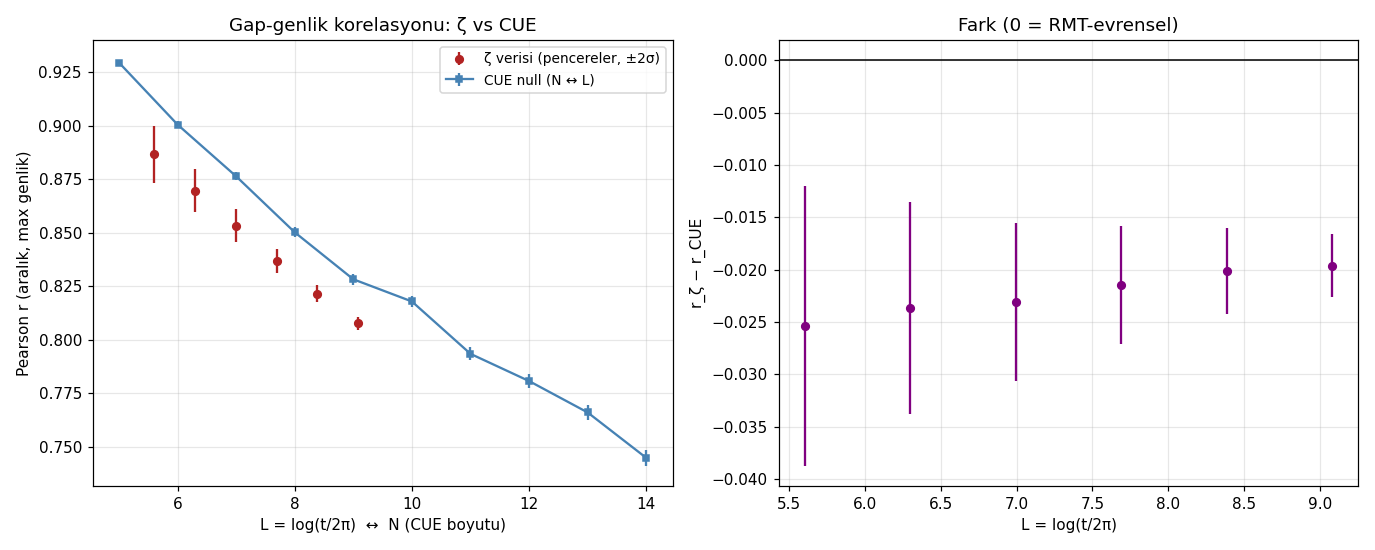

Generate this figure with Python:
"""
39 — CUE NULL: GAP-GENLİK KORELASYONU RMT-EVRENSEL Mİ? (16 Ağustos 2026)
=========================================================================

Soru (Mayıs'ın 2. açık adımı): r=0.83'ün ne kadarı "beklenen"?

29'daki Gaussian-PSD null spektrumu tutuyordu ama sıfır-yapısını tutmuyordu
(r_null = 0.505, gerçek 0.825, +6.67σ). Daha keskin null: CUE karakteristik
polinomu — Keating–Snaith'ten beri ζ'nın kritik doğru modeli. GUE itmesini
VE genlik yapısını birlikte içerir.

Model: N×N Haar-random üniter U, özfaz φ_j; |Λ(θ)| = Π_k 2|sin((θ-φ_k)/2)|.
Yükseklik t'deki ζ ↔ N ≈ L = log(t/2π) boyutlu CUE (yoğunluk eşleme).

Test: her N için (özfaz aralığı, aralıktaki max|Λ|) Pearson r'si.
ζ tarafı: 36_T100k verisi, log-pencerelerde aynı r (pencere içinde L≈sabit,
normalizasyon Pearson'ı değiştirmez).

  r_CUE(N≈L) ≈ r_ζ(L)  → korelasyon RMT-evrensel (asal gerekmez)
  r_CUE ≠ r_ζ           → fark ζ-özgü (aritmetik) yapı
"""

import numpy as np
import matplotlib.pyplot as plt
from pathlib import Path
from scipy.stats import pearsonr, spearmanr

rng = np.random.default_rng(39)
HERE = Path(__file__).resolve().parent

# ---------------------------------------------------------------
# 1) ZETA TARAFI — pencere bazlı r (36 verisi)
# ---------------------------------------------------------------
d = np.load(HERE / "36_T100k.npz")
gaps_z, amps_z, t_mid = d["intervals"], d["max_amps"], d["t_mid"]
Lz = np.log(t_mid / (2 * np.pi))

n_w = 12
edges = np.geomspace(t_mid[0], t_mid[-1] * 1.0001, n_w + 1)
zw = []
for i in range(n_w):
    m = (t_mid >= edges[i]) & (t_mid < edges[i + 1])
    if m.sum() < 500:
        continue
    r, _ = pearsonr(gaps_z[m], amps_z[m])
    rs, _ = spearmanr(gaps_z[m], amps_z[m])
    se = (1 - r**2) / np.sqrt(m.sum())
    zw.append((Lz[m].mean(), r, rs, se, m.sum()))
zw_L, zw_r, zw_rs, zw_se, zw_n = map(np.array, zip(*zw))

# tüm veri, normalize aralıkla (27 konvansiyonu)
rho = Lz / (2 * np.pi)
r_all, _ = pearsonr(gaps_z * rho, amps_z)
r_raw, _ = pearsonr(gaps_z, amps_z)
print("ZETA (100k aralık, T≤75k):")
print(f"  tüm veri: r_raw = {r_raw:.4f}, r_norm = {r_all:.4f}")
print(f"  pencere r aralığı: {zw_r.min():.3f} … {zw_r.max():.3f}  (L: {zw_L.min():.1f}…{zw_L.max():.1f})\n")

# ---------------------------------------------------------------
# 2) CUE TARAFI
# ---------------------------------------------------------------
def haar_unitary_batch(M, N):
    G = (rng.standard_normal((M, N, N)) + 1j * rng.standard_normal((M, N, N))) / np.sqrt(2)
    Q, R = np.linalg.qr(G)
    diag = np.einsum("mii->mi", R)
    return Q * (diag / np.abs(diag))[:, None, :]

def cue_gap_max(N, n_gaps_target=60000, grid=48, chunk=1500):
    """Her matriste N (döngüsel) aralık: (aralık, max|Λ|) çiftleri."""
    M = int(np.ceil(n_gaps_target / N))
    all_gaps, all_maxs = [], []
    for start in range(0, M, chunk):
        m = min(chunk, M - start)
        U = haar_unitary_batch(m, N)
        phases = np.sort(np.angle(np.linalg.eigvals(U)), axis=1)  # (m,N) ∈ (-π,π]
        # döngüsel aralıklar
        gaps = np.diff(np.concatenate([phases, phases[:, :1] + 2 * np.pi], axis=1), axis=1)  # (m,N)
        # aralık içi grid (uçlar hariç)
        u = (np.arange(1, grid + 1) / (grid + 1))  # (grid,)
        theta = phases[:, :, None] + gaps[:, :, None] * u[None, None, :]  # (m,N,grid)
        # |Λ(θ)| = Π_k 2|sin((θ-φ_k)/2)|
        diff = theta[:, :, :, None] - phases[:, None, None, :]  # (m,N,grid,N)
        amp = np.prod(2 * np.abs(np.sin(diff / 2)), axis=-1)  # (m,N,grid)
        all_gaps.append(gaps.ravel())
        all_maxs.append(amp.max(axis=-1).ravel())
    return np.concatenate(all_gaps), np.concatenate(all_maxs)

print("CUE (her N için ~60k aralık):")
Ns = np.arange(5, 15)
cue_r, cue_rs, cue_se = [], [], []
for N in Ns:
    g, a = cue_gap_max(N)
    r, _ = pearsonr(g, a)
    rs, _ = spearmanr(g, a)
    se = (1 - r**2) / np.sqrt(len(g))
    cue_r.append(r); cue_rs.append(rs); cue_se.append(se)
    print(f"  N={N:>2}: Pearson r = {r:.4f} ± {se:.4f}   Spearman = {rs:.4f}   ({len(g)} aralık)")
cue_r, cue_rs, cue_se = map(np.array, (cue_r, cue_rs, cue_se))

# ---------------------------------------------------------------
# 3) EŞLEŞMİŞ KARŞILAŞTIRMA: r_ζ(L) vs r_CUE(N=L) (lineer interp.)
# ---------------------------------------------------------------
cue_at_L = np.interp(zw_L, Ns, cue_r)
diff = zw_r - cue_at_L
zsc = diff / zw_se
print("\nEŞLEŞMİŞ KARŞILAŞTIRMA (pencere bazında):")
print(f"  {'L':>5} {'r_ζ':>8} {'r_CUE':>8} {'fark':>8} {'z':>6}")
for i in range(len(zw_L)):
    print(f"  {zw_L[i]:>5.2f} {zw_r[i]:>8.4f} {cue_at_L[i]:>8.4f} {diff[i]:>+8.4f} {zsc[i]:>6.1f}")
print(f"\n  ortalama fark = {diff.mean():+.4f},  ortalama |z| = {abs(zsc).mean():.1f}")

# ---------------------------------------------------------------
# 4) GRAFİK
# ---------------------------------------------------------------
fig, axes = plt.subplots(1, 2, figsize=(12.5, 5))
ax = axes[0]
ax.errorbar(zw_L, zw_r, yerr=2 * zw_se, fmt="o", ms=5, c="firebrick",
            label="ζ verisi (pencereler, ±2σ)")
ax.errorbar(Ns, cue_r, yerr=2 * cue_se, fmt="s-", ms=4, c="steelblue",
            label="CUE null (N ↔ L)")
ax.set_xlabel("L = log(t/2π)  ↔  N (CUE boyutu)")
ax.set_ylabel("Pearson r (aralık, max genlik)")
ax.set_title("Gap-genlik korelasyonu: ζ vs CUE")
ax.legend(fontsize=9)
ax.grid(alpha=0.3)

ax = axes[1]
ax.errorbar(zw_L, diff, yerr=2 * zw_se, fmt="o", ms=5, c="purple")
ax.axhline(0, color="k", lw=1)
ax.set_xlabel("L = log(t/2π)")
ax.set_ylabel("r_ζ − r_CUE")
ax.set_title("Fark (0 = RMT-evrensel)")
ax.grid(alpha=0.3)

plt.tight_layout()
out = HERE / "39_cue_null.png"
plt.savefig(out, dpi=110)
print(f"\nGrafik: {out.name}")

# ---------------------------------------------------------------
# 5) KARAR
# ---------------------------------------------------------------
print("\n" + "=" * 62)
if abs(zsc).mean() < 2:
    print("SONUÇ: r_ζ ≈ r_CUE → korelasyon RMT-EVRENSEL görünüyor.")
    print("Yeni katkı çerçevesi: 'ζ, gap-genlik kuplajında RMT öngörüsünü")
    print("X% hassasiyetle izliyor' (yine değerli ama farklı cümle).")
else:
    yon = "ÜSTÜNDE" if diff.mean() > 0 else "ALTINDA"
    print(f"SONUÇ: r_ζ, CUE öngörüsünün sistematik {yon} → ζ-ÖZGÜ fark var!")
    print("Aritmetik (asal) katkı adayı — makalenin ana cümlesi bu olabilir.")
